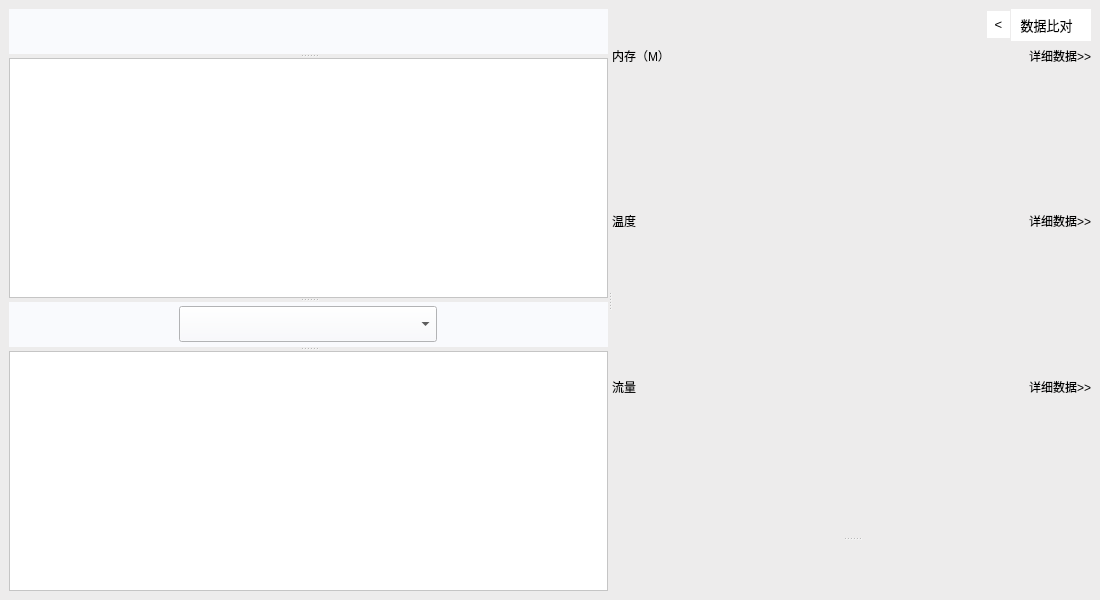
<?xml version="1.0" encoding="UTF-8"?>
<ui version="4.0">
 <class>PerformanceWidget</class>
 <widget class="QMainWindow" name="PerformanceWidget">
  <property name="geometry">
   <rect>
    <x>0</x>
    <y>0</y>
    <width>1100</width>
    <height>600</height>
   </rect>
  </property>
  <property name="windowTitle">
   <string>MainWindow</string>
  </property>
  <property name="styleSheet">
   <string notr="true">background-color: rgb(237, 236, 236);</string>
  </property>
  <widget class="QWidget" name="centralwidget">
   <layout class="QGridLayout" name="gridLayout_3">
    <item row="0" column="0">
     <widget class="QSplitter" name="splitter_3">
      <property name="orientation">
       <enum>Qt::Horizontal</enum>
      </property>
      <widget class="QSplitter" name="splitter_2">
       <property name="orientation">
        <enum>Qt::Vertical</enum>
       </property>
       <widget class="QWidget" name="widget_2" native="true">
        <property name="maximumSize">
         <size>
          <width>16777215</width>
          <height>50</height>
         </size>
        </property>
        <property name="styleSheet">
         <string notr="true">background-color: #f9fafd;</string>
        </property>
        <layout class="QGridLayout" name="gridLayout_2">
         <item row="0" column="0">
          <widget class="QPushButton" name="equipBtn">
           <property name="sizePolicy">
            <sizepolicy hsizetype="Expanding" vsizetype="Fixed">
             <horstretch>0</horstretch>
             <verstretch>0</verstretch>
            </sizepolicy>
           </property>
           <property name="minimumSize">
            <size>
             <width>258</width>
             <height>36</height>
            </size>
           </property>
           <property name="maximumSize">
            <size>
             <width>258</width>
             <height>36</height>
            </size>
           </property>
           <property name="styleSheet">
            <string notr="true">border:none;
border-color: rgb(252, 252, 252);
border-style: flat;</string>
           </property>
           <property name="text">
            <string/>
           </property>
           <property name="icon">
            <iconset resource="../../qrc/princekin.qrc">
             <normaloff>:/equipbtn.png</normaloff>:/equipbtn.png</iconset>
           </property>
           <property name="iconSize">
            <size>
             <width>258</width>
             <height>36</height>
            </size>
           </property>
          </widget>
         </item>
        </layout>
       </widget>
       <widget class="QListView" name="equipListView">
        <property name="sizePolicy">
         <sizepolicy hsizetype="Expanding" vsizetype="Expanding">
          <horstretch>0</horstretch>
          <verstretch>0</verstretch>
         </sizepolicy>
        </property>
        <property name="styleSheet">
         <string notr="true">background-color: rgb(255, 255, 255);
</string>
        </property>
        <property name="editTriggers">
         <set>QAbstractItemView::EditKeyPressed</set>
        </property>
       </widget>
       <widget class="QWidget" name="widget_3" native="true">
        <property name="styleSheet">
         <string notr="true">background-color: #f9fafd;</string>
        </property>
        <layout class="QGridLayout" name="gridLayout_4">
         <item row="0" column="0">
          <widget class="QComboBox" name="packageCombo">
           <property name="minimumSize">
            <size>
             <width>0</width>
             <height>36</height>
            </size>
           </property>
           <property name="maximumSize">
            <size>
             <width>258</width>
             <height>36</height>
            </size>
           </property>
           <item>
            <property name="text">
             <string/>
            </property>
           </item>
           <item>
            <property name="text">
             <string>第三方应用</string>
            </property>
           </item>
           <item>
            <property name="text">
             <string>全部应用</string>
            </property>
           </item>
           <item>
            <property name="text">
             <string>系统应用</string>
            </property>
           </item>
          </widget>
         </item>
        </layout>
       </widget>
       <widget class="QListView" name="packageListView">
        <property name="styleSheet">
         <string notr="true">background-color: rgb(255, 255, 255);
color: rgb(255, 255, 255);</string>
        </property>
        <property name="editTriggers">
         <set>QAbstractItemView::EditKeyPressed</set>
        </property>
       </widget>
      </widget>
      <widget class="QSplitter" name="splitter">
       <property name="orientation">
        <enum>Qt::Vertical</enum>
       </property>
       <widget class="QWidget" name="verticalLayoutWidget_2">
        <layout class="QVBoxLayout" name="rightLayout">
         <item>
          <layout class="QHBoxLayout" name="horizontalLayout">
           <property name="spacing">
            <number>1</number>
           </property>
           <item>
            <spacer name="horizontalSpacer_3">
             <property name="orientation">
              <enum>Qt::Horizontal</enum>
             </property>
             <property name="sizeHint" stdset="0">
              <size>
               <width>40</width>
               <height>20</height>
              </size>
             </property>
            </spacer>
           </item>
           <item>
            <widget class="QPushButton" name="dataCompareBtn">
             <property name="enabled">
              <bool>true</bool>
             </property>
             <property name="minimumSize">
              <size>
               <width>23</width>
               <height>0</height>
              </size>
             </property>
             <property name="maximumSize">
              <size>
               <width>23</width>
               <height>16777215</height>
              </size>
             </property>
             <property name="font">
              <font>
               <pointsize>10</pointsize>
              </font>
             </property>
             <property name="styleSheet">
              <string notr="true">background-color: rgb(255, 255, 255);
border-style: outset;

padding:6px;</string>
             </property>
             <property name="text">
              <string>&lt;</string>
             </property>
            </widget>
           </item>
           <item>
            <widget class="QPushButton" name="dataCpmpareBtn_2">
             <property name="enabled">
              <bool>true</bool>
             </property>
             <property name="minimumSize">
              <size>
               <width>80</width>
               <height>0</height>
              </size>
             </property>
             <property name="font">
              <font>
               <pointsize>10</pointsize>
              </font>
             </property>
             <property name="styleSheet">
              <string notr="true">background-color: rgb(255, 255, 255);
border-style: outset;
padding:6px;
text-align : left;</string>
             </property>
             <property name="text">
              <string> 数据比对 </string>
             </property>
            </widget>
           </item>
          </layout>
         </item>
         <item>
          <layout class="QHBoxLayout" name="performanceLayout">
           <property name="spacing">
            <number>6</number>
           </property>
           <property name="sizeConstraint">
            <enum>QLayout::SetFixedSize</enum>
           </property>
           <item>
            <widget class="QLabel" name="memLabel">
             <property name="sizePolicy">
              <sizepolicy hsizetype="Expanding" vsizetype="Fixed">
               <horstretch>0</horstretch>
               <verstretch>0</verstretch>
              </sizepolicy>
             </property>
             <property name="text">
              <string>内存（M）</string>
             </property>
            </widget>
           </item>
           <item>
            <widget class="ClickedLabel" name="performanceLabel">
             <property name="sizePolicy">
              <sizepolicy hsizetype="Preferred" vsizetype="Fixed">
               <horstretch>0</horstretch>
               <verstretch>0</verstretch>
              </sizepolicy>
             </property>
             <property name="text">
              <string>详细数据&gt;&gt;</string>
             </property>
            </widget>
           </item>
          </layout>
         </item>
         <item>
          <layout class="QHBoxLayout" name="performancePlotLayout">
           <item>
            <widget class="QCustomPlot" name="memPlot" native="true"/>
           </item>
           <item>
            <widget class="QCustomPlot" name="cpuPlot" native="true"/>
           </item>
          </layout>
         </item>
         <item>
          <layout class="QHBoxLayout" name="tempLayout">
           <item>
            <widget class="QLabel" name="label">
             <property name="sizePolicy">
              <sizepolicy hsizetype="MinimumExpanding" vsizetype="Fixed">
               <horstretch>0</horstretch>
               <verstretch>0</verstretch>
              </sizepolicy>
             </property>
             <property name="text">
              <string>温度</string>
             </property>
            </widget>
           </item>
           <item>
            <widget class="ClickedLabel" name="tempLabel">
             <property name="sizePolicy">
              <sizepolicy hsizetype="Preferred" vsizetype="Fixed">
               <horstretch>0</horstretch>
               <verstretch>0</verstretch>
              </sizepolicy>
             </property>
             <property name="text">
              <string>详细数据&gt;&gt;</string>
             </property>
            </widget>
           </item>
          </layout>
         </item>
         <item>
          <layout class="QHBoxLayout" name="tempPlotLayout">
           <item>
            <widget class="QCustomPlot" name="cpuTempPlot" native="true"/>
           </item>
           <item>
            <widget class="QCustomPlot" name="batteryPlot" native="true"/>
           </item>
          </layout>
         </item>
         <item>
          <layout class="QHBoxLayout" name="trafficStatLayout">
           <property name="sizeConstraint">
            <enum>QLayout::SetFixedSize</enum>
           </property>
           <item>
            <widget class="QLabel" name="label_2">
             <property name="sizePolicy">
              <sizepolicy hsizetype="Expanding" vsizetype="Fixed">
               <horstretch>0</horstretch>
               <verstretch>0</verstretch>
              </sizepolicy>
             </property>
             <property name="text">
              <string>流量</string>
             </property>
            </widget>
           </item>
           <item>
            <widget class="ClickedLabel" name="trafficLabel">
             <property name="sizePolicy">
              <sizepolicy hsizetype="Preferred" vsizetype="Fixed">
               <horstretch>0</horstretch>
               <verstretch>0</verstretch>
              </sizepolicy>
             </property>
             <property name="text">
              <string>详细数据&gt;&gt;</string>
             </property>
            </widget>
           </item>
          </layout>
         </item>
         <item>
          <layout class="QHBoxLayout" name="traficStatPlotLayout">
           <item>
            <widget class="QCustomPlot" name="wifiPlot" native="true"/>
           </item>
           <item>
            <widget class="QCustomPlot" name="mobilePlot" native="true"/>
           </item>
          </layout>
         </item>
        </layout>
       </widget>
       <widget class="QWidget" name="widget" native="true">
        <property name="maximumSize">
         <size>
          <width>16777215</width>
          <height>50</height>
         </size>
        </property>
        <property name="styleSheet">
         <string notr="true"/>
        </property>
        <layout class="QGridLayout" name="gridLayout">
         <item row="0" column="0">
          <layout class="QHBoxLayout" name="btnLayout">
           <property name="spacing">
            <number>15</number>
           </property>
           <item>
            <spacer name="horizontalSpacer">
             <property name="orientation">
              <enum>Qt::Horizontal</enum>
             </property>
             <property name="sizeHint" stdset="0">
              <size>
               <width>40</width>
               <height>20</height>
              </size>
             </property>
            </spacer>
           </item>
           <item>
            <widget class="QPushButton" name="startBtn">
             <property name="sizePolicy">
              <sizepolicy hsizetype="Expanding" vsizetype="Fixed">
               <horstretch>0</horstretch>
               <verstretch>0</verstretch>
              </sizepolicy>
             </property>
             <property name="maximumSize">
              <size>
               <width>150</width>
               <height>16777215</height>
              </size>
             </property>
             <property name="styleSheet">
              <string notr="true">border:none;
border-color: rgb(252, 252, 252);
border-style: flat;</string>
             </property>
             <property name="text">
              <string/>
             </property>
             <property name="icon">
              <iconset resource="../../qrc/princekin.qrc">
               <normaloff>:/start.png</normaloff>:/start.png</iconset>
             </property>
             <property name="iconSize">
              <size>
               <width>150</width>
               <height>36</height>
              </size>
             </property>
            </widget>
           </item>
           <item>
            <widget class="QPushButton" name="clearBtn">
             <property name="sizePolicy">
              <sizepolicy hsizetype="Expanding" vsizetype="Fixed">
               <horstretch>0</horstretch>
               <verstretch>0</verstretch>
              </sizepolicy>
             </property>
             <property name="maximumSize">
              <size>
               <width>150</width>
               <height>16777215</height>
              </size>
             </property>
             <property name="styleSheet">
              <string notr="true">border:none;
border-color: rgb(252, 252, 252);
border-style: flat;</string>
             </property>
             <property name="text">
              <string/>
             </property>
             <property name="icon">
              <iconset resource="../../qrc/princekin.qrc">
               <normaloff>:/clear.png</normaloff>:/clear.png</iconset>
             </property>
             <property name="iconSize">
              <size>
               <width>150</width>
               <height>36</height>
              </size>
             </property>
            </widget>
           </item>
           <item>
            <widget class="QPushButton" name="reportDetailBtn">
             <property name="sizePolicy">
              <sizepolicy hsizetype="Expanding" vsizetype="Fixed">
               <horstretch>0</horstretch>
               <verstretch>0</verstretch>
              </sizepolicy>
             </property>
             <property name="maximumSize">
              <size>
               <width>150</width>
               <height>16777215</height>
              </size>
             </property>
             <property name="styleSheet">
              <string notr="true">border:none;
border-color: rgb(252, 252, 252);
border-style: flat;</string>
             </property>
             <property name="text">
              <string/>
             </property>
             <property name="icon">
              <iconset resource="../../qrc/princekin.qrc">
               <normaloff>:/detailreport.png</normaloff>:/detailreport.png</iconset>
             </property>
             <property name="iconSize">
              <size>
               <width>150</width>
               <height>36</height>
              </size>
             </property>
            </widget>
           </item>
           <item>
            <spacer name="horizontalSpacer_2">
             <property name="orientation">
              <enum>Qt::Horizontal</enum>
             </property>
             <property name="sizeHint" stdset="0">
              <size>
               <width>40</width>
               <height>20</height>
              </size>
             </property>
            </spacer>
           </item>
          </layout>
         </item>
        </layout>
       </widget>
      </widget>
     </widget>
    </item>
   </layout>
  </widget>
  <widget class="QMenuBar" name="menubar">
   <property name="geometry">
    <rect>
     <x>0</x>
     <y>0</y>
     <width>1100</width>
     <height>23</height>
    </rect>
   </property>
  </widget>
 </widget>
 <customwidgets>
  <customwidget>
   <class>QCustomPlot</class>
   <extends>QWidget</extends>
   <header>qcustomplot.h</header>
   <container>1</container>
  </customwidget>
  <customwidget>
   <class>ClickedLabel</class>
   <extends>QLabel</extends>
   <header location="global">clickedlabel.h</header>
  </customwidget>
 </customwidgets>
 <resources>
  <include location="../../qrc/princekin.qrc"/>
 </resources>
 <connections/>
</ui>
